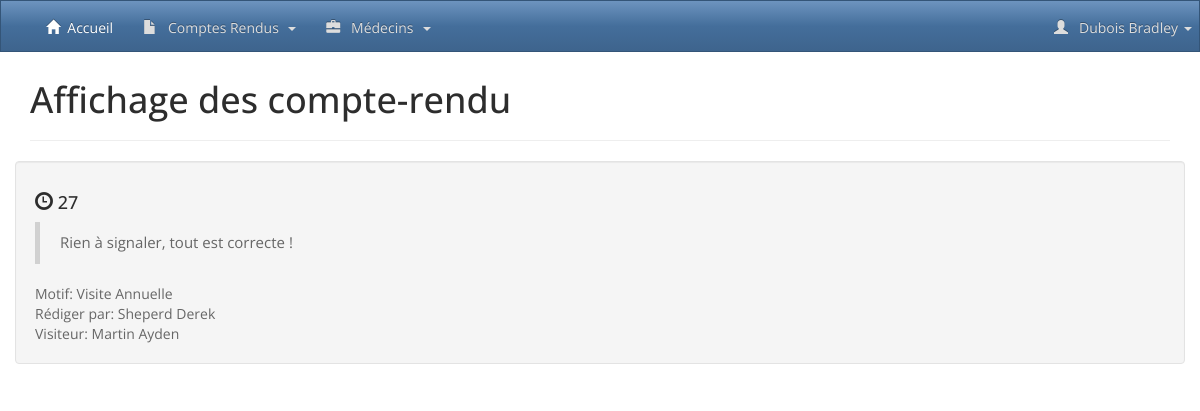
The app's page /afficher_compte_rendu.php?id=1 (signed in) with its own data.
### tables this page shows
CREATE TABLE IF NOT EXISTS `rapport` (
  `ID` int(32) NOT NULL AUTO_INCREMENT,
  `ID_REDIGER` int(32) NOT NULL,
  `ID_CONCERNE` int(32) NOT NULL,
  `DATERAPPORT` int(32) NOT NULL,
  `MOTIF` int(255) DEFAULT NULL,
  `BILAN` varchar(255) DEFAULT NULL,
  PRIMARY KEY (`ID`),
  KEY `FK_RAPPORT_MEDECIN` (`ID_CONCERNE`),
  KEY `FK_RAPPORT_VISITEUR` (`ID_REDIGER`),
  KEY `FK_RAPPORT_MOTIF` (`MOTIF`)
);

CREATE TABLE IF NOT EXISTS `motif` (
  `id` int(11) NOT NULL AUTO_INCREMENT,
  `libelle` varchar(255) DEFAULT NULL,
  PRIMARY KEY (`id`)
);

CREATE TABLE IF NOT EXISTS `medecin` (
  `ID` int(11) NOT NULL AUTO_INCREMENT,
  `ID_POSSEDE` int(11) NOT NULL,
  `NOM` varchar(255) DEFAULT NULL,
  `PRENOM` varchar(255) DEFAULT NULL,
  `ADRESSE` varchar(255) DEFAULT NULL,
  `VILLE_MEDECIN` varchar(255) NOT NULL,
  `CP_MEDECIN` int(5) NOT NULL,
  `TEL` varchar(32) DEFAULT NULL,
  `DEPARTEMENT` int(2) DEFAULT NULL,
  PRIMARY KEY (`ID`),
  KEY `FK_MEDECIN_SPECIALITE` (`ID_POSSEDE`)
);

CREATE TABLE IF NOT EXISTS `visiteur` (
  `ID` int(32) NOT NULL AUTO_INCREMENT,
  `NOM` varchar(255) DEFAULT NULL,
  `PRENOM` varchar(255) DEFAULT NULL,
  `LOGIN` varchar(255) NOT NULL,
  `PASSWORD` varchar(255) NOT NULL,
  `ADRESSE` varchar(255) DEFAULT NULL,
  `VILLE` varchar(255) DEFAULT NULL,
  `CP` int(11) NOT NULL,
  `MAIL` varchar(255) NOT NULL,
  `DATEEMBAUCHE` varchar(32) DEFAULT NULL,
  PRIMARY KEY (`ID`)
);

### afficher_compte_rendu.php (the view, shortened to what this page needs)
<?php
  include("lib/function.php");
if (isset($_GET['page']) && is_numeric($_GET['page'])){
      $page = $_GET['page'];
      $nbParPage = 2;
      $limit = ($page-1) * $nbParPage;
      $query =
      "SELECT r.DATERAPPORT, r.BILAN, mo.libelle as motif, m.NOM as nomRedige, v.NOM as nomVisite, m.PRENOM as prenomRedige, v.PRENOM as prenomVisite
        FROM rapport r
        INNER JOIN medecin m ON m.ID = r.ID_REDIGER
        INNER JOIN visiteur v ON v.ID = r.ID_CONCERNE
        INNER JOIN motif mo ON mo.ID = r.MOTIF
        ORDER BY r.ID LIMIT $limit, $nbParPage";
      $result = $bdd->query($query);
      $rapport = $result->fetchAll();
      if($result->rowCount()<1){
        setFlash("info","Il n'y a plus de compte-rendu ensuite, vous avez été redirigé en première page.");
        header('Location: '.WEBROOT.'afficher_compte_rendu.php?page=1');
        die();
      }
}
elseif (isset($_GET['id']) && is_numeric($_GET['id'])) {
      $IdRapport = $bdd->quote($_GET['id']);
      $query =
      "SELECT r.ID, r.DATERAPPORT, r.BILAN, mo.libelle as motif, m.NOM as nomRedige, v.NOM as nomVisite, m.PRENOM as prenomRedige, v.PRENOM as prenomVisite FROM rapport r
        INNER JOIN medecin m ON m.ID = r.ID_REDIGER
        INNER JOIN visiteur v ON v.ID = r.ID_CONCERNE
        INNER JOIN motif mo ON mo.ID = r.MOTIF
         WHERE r.ID=".$IdRapport;
      $result=$bdd->query($query);
      $rapport = $result->fetchAll();
}
else{
      setFlash("danger","L'id saisi est incorrect");
       header('Location: '.WEBROOT);
       die();
}
  include("partials/header.php");
  include("partials/navbar.php");
?>
<div class="container">
  <h1>Affichage des compte-rendu</h1>
  <hr>
  <div class="row">
      <?php foreach($rapport as $CompteRendu):?>
          <div class="well">
            <h4><span class="glyphicon glyphicon-time"></span> <?= $CompteRendu['DATERAPPORT'];?></h4>
            <blockquote style="font-size:15px;"><?= $CompteRendu['BILAN'];?></blockquote style="text:10px;">
            <div>Motif: <?= $CompteRendu['motif'];?></div>
            <div>Rédiger par: <?= $CompteRendu['nomRedige'].' '.$CompteRendu['prenomRedige'];?></div>
            <div>Visiteur: <?= $CompteRendu['nomVisite'].' '.$CompteRendu['prenomVisite'];?></div>
          </div>
      <?php endforeach; ?>
  </div>
</div>
<?php include("partials/footer.php");?>

### records on screen
rapport: DATERAPPORT "27", BILAN "Rien à signaler, tout est correcte !", MOTIF.libelle "Visite Annuelle", ID_CONCERNE.NOM "Sheperd", ID_CONCERNE.PRENOM "Derek", ID_REDIGER.NOM "Martin", ID_REDIGER.PRENOM "Ayden"

### other values on screen
$_SESSION["nom"] "Dubois"
$_SESSION["prenom"] "Bradley"
